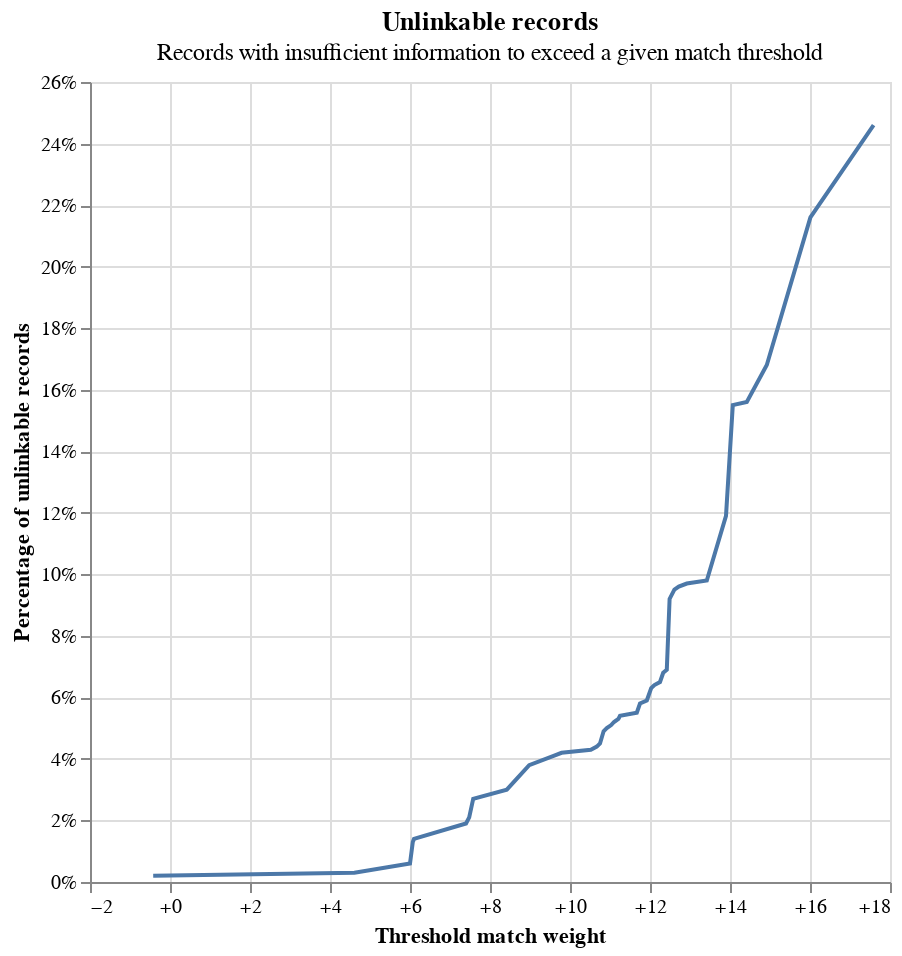

The notebook cell saved with this chart:
### Markdown cell above
## Detecting unlinkable records

An interesting application of our trained model that is useful to explore before making any predictions is to detect 'unlinkable' records.

Unlinkable records are those which do not contain enough information to be linked.  A simple example would be a record containing only 'John Smith', and null in all other fields.  This record may link to other records, but we'll never know because there's not enough information to disambiguate any potential links.   Unlinkable records can be found by linking records to themselves - if, even when matched to themselves, they don't meet the match threshold score, we can be sure they will never link to anything.

### Code cell
linker.unlinkables_chart()

### Figure 1 — Vega-Lite specification as saved in the notebook (floating-point values rounded to 4 significant figures)
{"$schema": "https://vega.github.io/schema/vega-lite/v4.8.1.json", "config": {"view": {"continuousHeight": 300, "continuousWidth": 400}}, "data": {"values": [{"cum_prop": 0.002, "match_probability": 0.4276, "match_weight": -0.42, "prop": 0.002}, {"cum_prop": 0.003, "match_probability": 0.9608, "match_weight": 4.61, "prop": 0.001}, {"cum_prop": 0.006, "match_probability": 0.9846, "match_weight": 6, "prop": 0.003}, {"cum_prop": 0.013, "match_probability": 0.9854, "match_weight": 6.07, "prop": 0.007}, {"cum_prop": 0.014, "match_probability": 0.9856, "match_weight": 6.1, "prop": 0.001}, {"cum_prop": 0.019, "match_probability": 0.9941, "match_weight": 7.4, "prop": 0.005}, {"cum_prop": 0.021, "match_probability": 0.9944, "match_weight": 7.48, "prop": 0.002}, {"cum_prop": 0.027, "match_probability": 0.9948, "match_weight": 7.58, "prop": 0.006}, {"cum_prop": 0.03, "match_probability": 0.9971, "match_weight": 8.42, "prop": 0.003}, {"cum_prop": 0.038, "match_probability": 0.998, "match_weight": 8.98, "prop": 0.008}, {"cum_prop": 0.041, "match_probability": 0.9987, "match_weight": 9.59, "prop": 0.003}, {"cum_prop": 0.042, "match_probability": 0.9989, "match_weight": 9.79, "prop": 0.001}, {"cum_prop": 0.043, "match_probability": 0.9993, "match_weight": 10.52, "prop": 0.001}, {"cum_prop": 0.044, "match_probability": 0.9994, "match_weight": 10.67, "prop": 0.001}, {"cum_prop": 0.045, "match_probability": 0.9994, "match_weight": 10.75, "prop": 0.001}, {"cum_prop": 0.049, "match_probability": 0.9994, "match_weight": 10.84, "prop": 0.004}, {"cum_prop": 0.05, "match_probability": 0.9995, "match_weight": 10.92, "prop": 0.001}, {"cum_prop": 0.051, "match_probability": 0.9995, "match_weight": 11.03, "prop": 0.001}, {"cum_prop": 0.052, "match_probability": 0.9995, "match_weight": 11.1, "prop": 0.001}, {"cum_prop": 0.053, "match_probability": 0.9996, "match_weight": 11.21, "prop": 0.001}, {"cum_prop": 0.054, "match_probability": 0.9996, "match_weight": 11.25, "prop": 0.001}, {"cum_prop": 0.055, "match_probability": 0.9997, "match_weight": 11.67, "prop": 0.001}, {"cum_prop": 0.058, "match_probability": 0.9997, "match_weight": 11.75, "prop": 0.003}, {"cum_prop": 0.059, "match_probability": 0.9997, "match_weight": 11.92, "prop": 0.001}, {"cum_prop": 0.063, "match_probability": 0.9998, "match_weight": 12.03, "prop": 0.004}, {"cum_prop": 0.064, "match_probability": 0.9998, "match_weight": 12.11, "prop": 0.001}, {"cum_prop": 0.065, "match_probability": 0.9998, "match_weight": 12.25, "prop": 0.001}, {"cum_prop": 0.068, "match_probability": 0.9998, "match_weight": 12.33, "prop": 0.003}, {"cum_prop": 0.069, "match_probability": 0.9998, "match_weight": 12.42, "prop": 0.001}, {"cum_prop": 0.092, "match_probability": 0.9998, "match_weight": 12.49, "prop": 0.023}, {"cum_prop": 0.095, "match_probability": 0.9998, "match_weight": 12.61, "prop": 0.003}, {"cum_prop": 0.096, "match_probability": 0.9999, "match_weight": 12.72, "prop": 0.001}, {"cum_prop": 0.097, "match_probability": 0.9999, "match_weight": 12.92, "prop": 0.001}, {"cum_prop": 0.098, "match_probability": 0.9999, "match_weight": 13.42, "prop": 0.001}, {"cum_prop": 0.119, "match_probability": 0.9999, "match_weight": 13.9, "prop": 0.021}, {"cum_prop": 0.155, "match_probability": 0.9999, "match_weight": 14.07, "prop": 0.036}, {"cum_prop": 0.156, "match_probability": 1.0, "match_weight": 14.42, "prop": 0.001}, {"cum_prop": 0.168, "match_probability": 1.0, "match_weight": 14.92, "prop": 0.012}, {"cum_prop": 0.216, "match_probability": 1.0, "match_weight": 16.01, "prop": 0.048}, {"cum_prop": 0.246, "match_probability": 1.0, "match_weight": 17.59, "prop": 0.03}]}, "height": 400, "layer": [{"encoding": {"x": {"axis": {"format": "+", "title": "Threshold match weight"}, "field": "match_weight", "type": "quantitative"}, "y": {"axis": {"format": "%", "title": "Percentage of unlinkable records"}, "field": "cum_prop", "type": "quantitative"}}, "mark": "line"}, {"encoding": {"opacity": {"value": 0}, "tooltip": [{"field": "match_weight", "format": "+.5", "title": "Match weight", "type": "quantitative"}, {"field": "match_probability", "format": ".5", "title": "Match probability", "type": "quantitative"}, {"field": "cum_prop", "format": ".3%", "title": "Proportion of unlinkable records", "type": "quantitative"}], "x": {"field": "match_weight", "type": "quantitative"}, "y": {"field": "cum_prop", "type": "quantitative"}}, "mark": "point", "selection": {"selector112": {"empty": "none", "fields": ["match_weight", "cum_prop"], "nearest": true, "on": "mouseover", "type": "single"}}}, {"encoding": {"opacity": {"condition": {"selection": "selector112", "value": 1}, "value": 0}, "x": {"axis": {"title": "Threshold match weight"}, "field": "match_weight", "type": "quantitative"}, "y": {"axis": {"format": "%", "title": "Percentage of unlinkable records"}, "field": "cum_prop", "type": "quantitative"}}, "mark": "point"}, {"encoding": {"x": {"field": "match_weight", "type": "quantitative"}}, "mark": {"color": "gray", "type": "rule"}, "transform": [{"filter": {"selection": "selector112"}}]}, {"encoding": {"y": {"field": "cum_prop", "type": "quantitative"}}, "mark": {"color": "gray", "type": "rule"}, "transform": [{"filter": {"selection": "selector112"}}]}], "title": {"subtitle": "Records with insufficient information to exceed a given match threshold", "text": "Unlinkable records"}, "width": 400}
